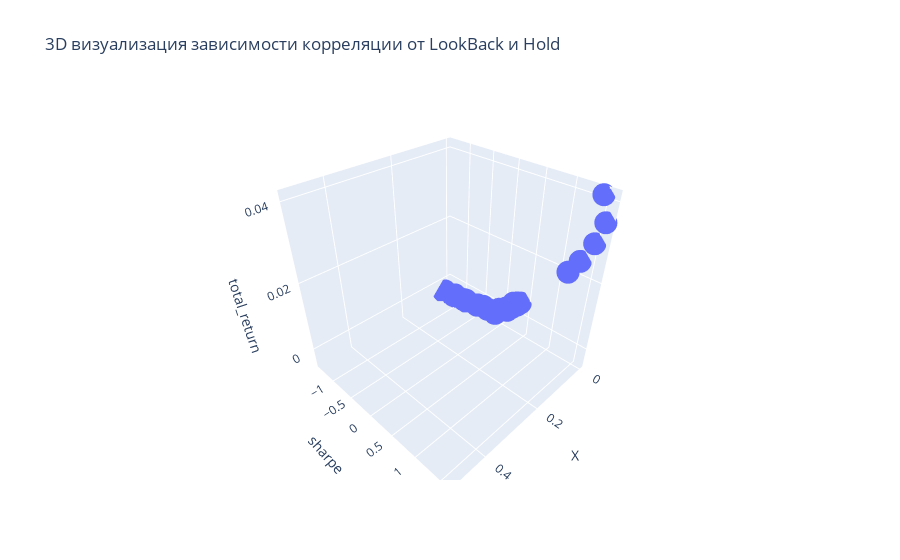

The notebook cell saved with this chart:
### Code cell
fig_3d = px.scatter_3d(
    results_df,
    x="X",
    y="sharpe",
    z="total_return",
    # color="P-value",
    # size="Correlation_abs",
    title="3D визуализация зависимости корреляции от LookBack и Hold"
)

fig_3d.show()

### Figure 1 — Plotly figure (JSON) as saved in the notebook; plotly's stock layout.template omitted (floating-point values rounded to 4 significant figures; data arrays with more than 128 entries replaced by an {"elided": "..."} marker saying what was removed)
{"data": [{"hovertemplate": "X=%{x}<br>sharpe=%{y}<br>total_return=%{z}<extra></extra>", "legendgroup": "", "marker": {"color": "#636efa", "symbol": "circle"}, "mode": "markers", "name": "", "scene": "scene", "showlegend": false, "type": "scatter3d", "x": {"elided": "500 float values"}, "y": {"elided": "500 float values"}, "z": {"elided": "500 float values"}}], "layout": {"legend": {"tracegroupgap": 0}, "scene": {"domain": {"x": [0, 1], "y": [0, 1]}, "xaxis": {"title": {"text": "X"}}, "yaxis": {"title": {"text": "sharpe"}}, "zaxis": {"title": {"text": "total_return"}}}, "title": {"text": "3D визуализация зависимости корреляции от LookBack и Hold"}}}
